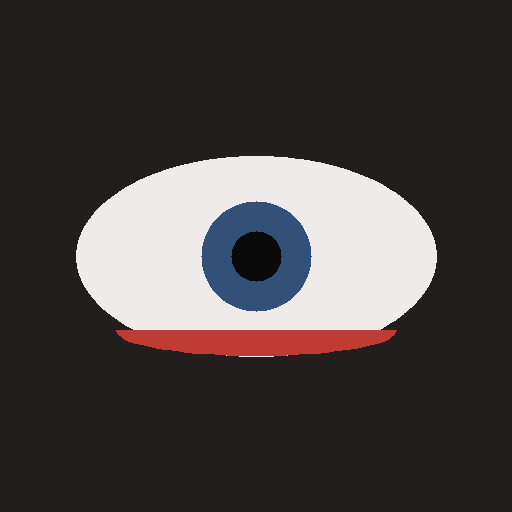
#> input picture dataset/samples/synthetic_eye_001.png, 512 x 512 px
$ python -i eye_detector.py   (imports and definitions only)
#> lines starting #> are read from the running program, lines starting #| are printed output that depends on the picture; after the words box and inside, x2 and y2 are one past the last pixel; in counts of white or black regions, pixels touching at a corner belong together
"""
HemoVision — Eye Region Detector
Detects the ocular/eyelid region from an eye image using edge density, intensity contrast, and reticle constraints.
"""

from dataclasses import dataclass
from typing import Tuple, Optional, Dict, Any
import numpy as np
import cv2


@dataclass
class EyeDetectionResult:
    success: bool
    bounding_box: Tuple[int, int, int, int]  # (x, y, w, h)
    eye_region_quality: float
    cropped_eye_rgb: Optional[np.ndarray] = None
    failure_reason: Optional[str] = None


class EyeDetector:
    """Detects and localizes the eye/ocular region in smartphone images."""

    def __init__(self, min_contrast: float = 5.0, min_edge_density: float = 0.001):
        self.min_contrast = min_contrast
        self.min_edge_density = min_edge_density

    def detect(self, image_rgb: np.ndarray) -> EyeDetectionResult:
        if image_rgb is None or image_rgb.size == 0 or len(image_rgb.shape) != 3:
            return EyeDetectionResult(
                success=False,
                bounding_box=(0, 0, 0, 0),
                eye_region_quality=0.0,
                failure_reason="invalid_image_dimensions"
            )

        h, w, _ = image_rgb.shape
#> h = 512; w = 512
        gray = cv2.cvtColor(image_rgb, cv2.COLOR_RGB2GRAY)
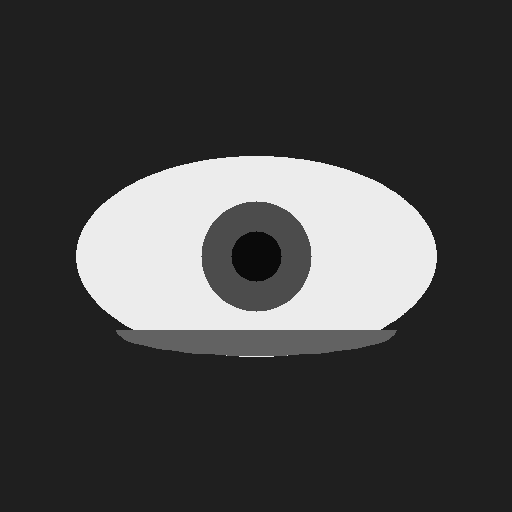
#> gray: shape (512, 512); min 10, max 236, mean 67.2

        # Calculate contrast (standard deviation of gray intensity)
        contrast = float(np.std(gray))
#> contrast = 75.71
        if contrast < self.min_contrast:
            return EyeDetectionResult(
                success=False,
                bounding_box=(0, 0, w, h),
                eye_region_quality=0.0,
                failure_reason="eye_not_detected"
            )

        # Canny edge density check
        edges = cv2.Canny(gray, 30, 120)
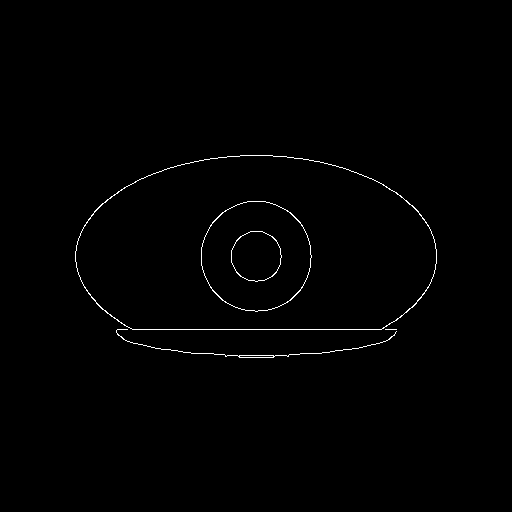
#> edges: shape (512, 512); 0.69% white in thin lines or dots, all inside (x1, y1, x2, y2) = (75, 155, 437, 358)
        edge_density = float(np.sum(edges > 0) / (h * w))
#> edge_density = 0.00686

        if edge_density < self.min_edge_density:
            return EyeDetectionResult(
                success=False,
                bounding_box=(0, 0, w, h),
                eye_region_quality=0.0,
                failure_reason="eye_not_detected"
            )

        # Find ocular bounding region
        contours, _ = cv2.findContours(edges, cv2.RETR_EXTERNAL, cv2.CHAIN_APPROX_SIMPLE)
#> contours = 3 contours, 1 with area under 20; largest, box (x1, y1, x2, y2) and area: (75, 155, 437, 330) 52342, (116, 329, 397, 358) 79
        if contours and any(cv2.contourArea(c) > 10 for c in contours):
            valid_c = [c for c in contours if cv2.contourArea(c) > 10]
#> valid_c = 2 contours; box (x1, y1, x2, y2) and area: (75, 155, 437, 330) 52342, (116, 329, 397, 358) 79
            pts = np.vstack(valid_c)
#> pts = contour of 463 points, box (x1, y1, x2, y2) (75, 155, 437, 358), area 50507
            x, y, bw, bh = cv2.boundingRect(pts)
#> x = 75; y = 155; bw = 362; bh = 203
            pad_x = int(bw * 0.1)
#> pad_x = 36
            pad_y = int(bh * 0.1)
#> pad_y = 20
            x_min = max(0, x - pad_x)
#> x_min = 39
            y_min = max(0, y - pad_y)
#> y_min = 135
            x_max = min(w, x + bw + pad_x)
#> x_max = 473
            y_max = min(h, y + bh + pad_y)
#> y_max = 378
            bbox = (x_min, y_min, max(1, x_max - x_min), max(1, y_max - y_min))
#> bbox = (39, 135, 434, 243)
        else:
            bbox = (0, 0, w, h)

        bx, by, bw, bh = bbox
#> bx = 39; by = 135; bw = 434; bh = 243
        cropped = image_rgb[by:by+bh, bx:bx+bw].copy() if bw > 0 and bh > 0 else image_rgb.copy()
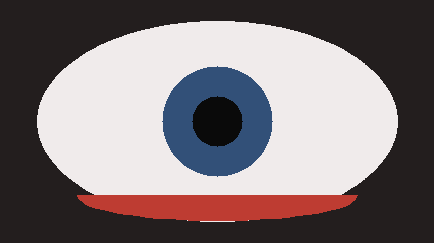
#> cropped: shape (243, 434, 3); mean R, G, B 127.5, 118.2, 120.5
        quality_score = min(1.0, max(0.5, float((contrast / 50.0) * 0.5 + (edge_density / 0.05) * 0.5)))
#> quality_score = 0.826

        return EyeDetectionResult(
            success=True,
            bounding_box=bbox,
            eye_region_quality=round(quality_score, 4),
            cropped_eye_rgb=cropped
        )

>>> import cv2
>>> picture = cv2.cvtColor(cv2.imread('../../../dataset/samples/synthetic_eye_001.png'), cv2.COLOR_BGR2RGB)
>>> result = EyeDetector().detect(picture)
